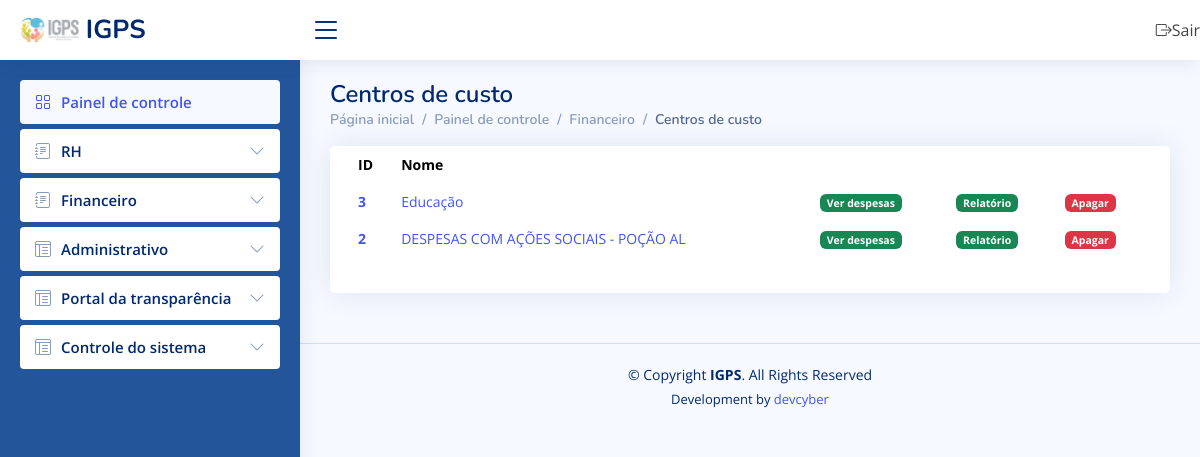
The page /centrosdecusto/ (signed in) on the database its author committed.
### corpo/models.py (models this page shows)
class CentroCusto(models.Model):
    nome = models.CharField(max_length=200)
    status = models.CharField(max_length=200)

### corpo/views.py (the view)
# urls.py: url(r'centrosdecusto/', views.centrosdecusto, name="centrosdecusto"),
@login_required
def centrosdecusto(request):
    localizar_ip = LocationService()
    resultado = localizar_ip.get_location(str(request.META.get('REMOTE_ADDR')))
    Logs(usuario=request.user, data_hora=datetime.now(), dados_post='', dados_pc_acesso=request.META.get('HTTP_USER_AGENT', ''), ip=request.META.get('REMOTE_ADDR'), tipo_acesso=request.method, pagina=request.path, endereco=resultado).save()
    return render(request, 'centrosdecusto.html', {'permissao': request.user.last_name, 'centrosdecusto': CentroCusto.objects.filter(status='').order_by('-id')})

### corpo/ip_to_endereco.py (called while the page is built)
    def get_location(self, ip_address):
        try:
            response = self.reader.city(ip_address)
            return str(response.city.name) + ', ' + str(response.subdivisions.most_specific.name) + ' - ' + str(response.country.name)
        except geoip2.errors.AddressNotFoundError:
            return "rastreamento sem exito"

### corpo/templates/centrosdecusto.html
{% extends 'painel.html' %}
{% block link %}
<h1>Centros de custo</h1>
<nav>
<ol class="breadcrumb">
    <li class="breadcrumb-item"><a href="https://igps.net.br/painel/">Página inicial</a></li>
    <li class="breadcrumb-item">Painel de controle</li>
    <li class="breadcrumb-item">Financeiro</li>
    <li class="breadcrumb-item active">Centros de custo</li>
</ol>
</nav>
{% endblock %}
{% block content %}
<div class="col-12">
  <div class="card recent-sales overflow-auto">
    <div class="card-body">
      <table class="table table-borderless datatable">
        <thead>
          <tr>
            <th scope="col">ID</th>
            <th scope="col">Nome</th>
            <th scope="col"></th>
            <th scope="col"></th>
          </tr>
        </thead>
        <tbody>
          {% for c in centrosdecusto %}
          <tr>
            <th scope="row"><a href="/editar_centrocusto/{{ c.id }}/">{{ c.id }}</a></th>
            <td><a href="/editar_centrocusto/{{ c.id }}/">{{ c.nome }}</a></td>
            <td><a href="/despesas_centrocusto/{{ c.id }}/" class="badge bg-success">Ver despesas</a></td>
            <td><a href="/relatorio_despesas_centro_custo/{{ c.id }}/" class="badge bg-success">Relatório</a></td>
            <td><a href="/deletar_centrodecusto/{{ c.id }}/" class="badge bg-danger">Apagar</a></td>
          </tr>
          {% endfor %}
        </tbody>
      </table>
    </div>
  </div>
</div>
{% endblock %}

### corpo/static/css/style_painel.css (style rules this page uses)
:root { scroll-behavior: smooth; }
body { font-family: "Open Sans", sans-serif; background: #f6f9ff; color: #444444; }
h1, h2, h3, h4, h5, h6 { font-family: "Nunito", sans-serif; }
.pagetitle h1 { font-size: 24px; margin-bottom: 0; font-weight: 600; color: #012970; }
.card { margin-bottom: 30px; border: none; border-radius: 5px; box-shadow: 0px 0 30px rgba(1, 41, 112, 0.1); }
.card-body { padding: 0 20px 20px 20px; }
.breadcrumb { font-size: 14px; font-family: "Nunito", sans-serif; color: #899bbd; font-weight: 600; }
.breadcrumb a { color: #899bbd; transition: 0.3s; }
.breadcrumb .breadcrumb-item::before { color: #899bbd; }
.breadcrumb .active { color: #51678f; font-weight: 600; }
.dashboard .recent-sales { font-size: 14px; }
.dashboard .recent-sales .table thead { background: #f6f6fe; }
.dashboard .recent-sales .table thead th { border: 0; }

### rows shown on the page
CentroCusto: id "3", nome "Educação"
CentroCusto: id "2", nome "DESPESAS COM AÇÕES SOCIAIS - POÇÃO AL"
